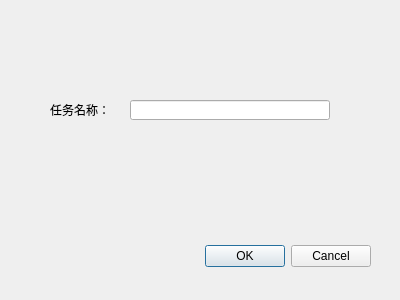
<?xml version="1.0" encoding="UTF-8"?>
<ui version="4.0">
 <class>Dialog</class>
 <widget class="QDialog" name="Dialog">
  <property name="geometry">
   <rect>
    <x>0</x>
    <y>0</y>
    <width>400</width>
    <height>300</height>
   </rect>
  </property>
  <property name="windowTitle">
   <string>添加任务</string>
  </property>
  <widget class="QDialogButtonBox" name="buttonBox">
   <property name="geometry">
    <rect>
     <x>30</x>
     <y>240</y>
     <width>341</width>
     <height>32</height>
    </rect>
   </property>
   <property name="orientation">
    <enum>Qt::Horizontal</enum>
   </property>
   <property name="standardButtons">
    <set>QDialogButtonBox::Cancel|QDialogButtonBox::Ok</set>
   </property>
  </widget>
  <widget class="QLabel" name="label">
   <property name="geometry">
    <rect>
     <x>50</x>
     <y>100</y>
     <width>72</width>
     <height>20</height>
    </rect>
   </property>
   <property name="text">
    <string>任务名称：</string>
   </property>
  </widget>
  <widget class="QLineEdit" name="lineEdit">
   <property name="geometry">
    <rect>
     <x>130</x>
     <y>100</y>
     <width>200</width>
     <height>20</height>
    </rect>
   </property>
  </widget>
 </widget>
 <resources/>
 <connections>
  <connection>
   <sender>buttonBox</sender>
   <signal>accepted()</signal>
   <receiver>Dialog</receiver>
   <slot>accept()</slot>
   <hints>
    <hint type="sourcelabel">
     <x>248</x>
     <y>254</y>
    </hint>
    <hint type="destinationlabel">
     <x>157</x>
     <y>274</y>
    </hint>
   </hints>
  </connection>
  <connection>
   <sender>buttonBox</sender>
   <signal>rejected()</signal>
   <receiver>Dialog</receiver>
   <slot>reject()</slot>
   <hints>
    <hint type="sourcelabel">
     <x>316</x>
     <y>260</y>
    </hint>
    <hint type="destinationlabel">
     <x>286</x>
     <y>274</y>
    </hint>
   </hints>
  </connection>
 </connections>
</ui>
